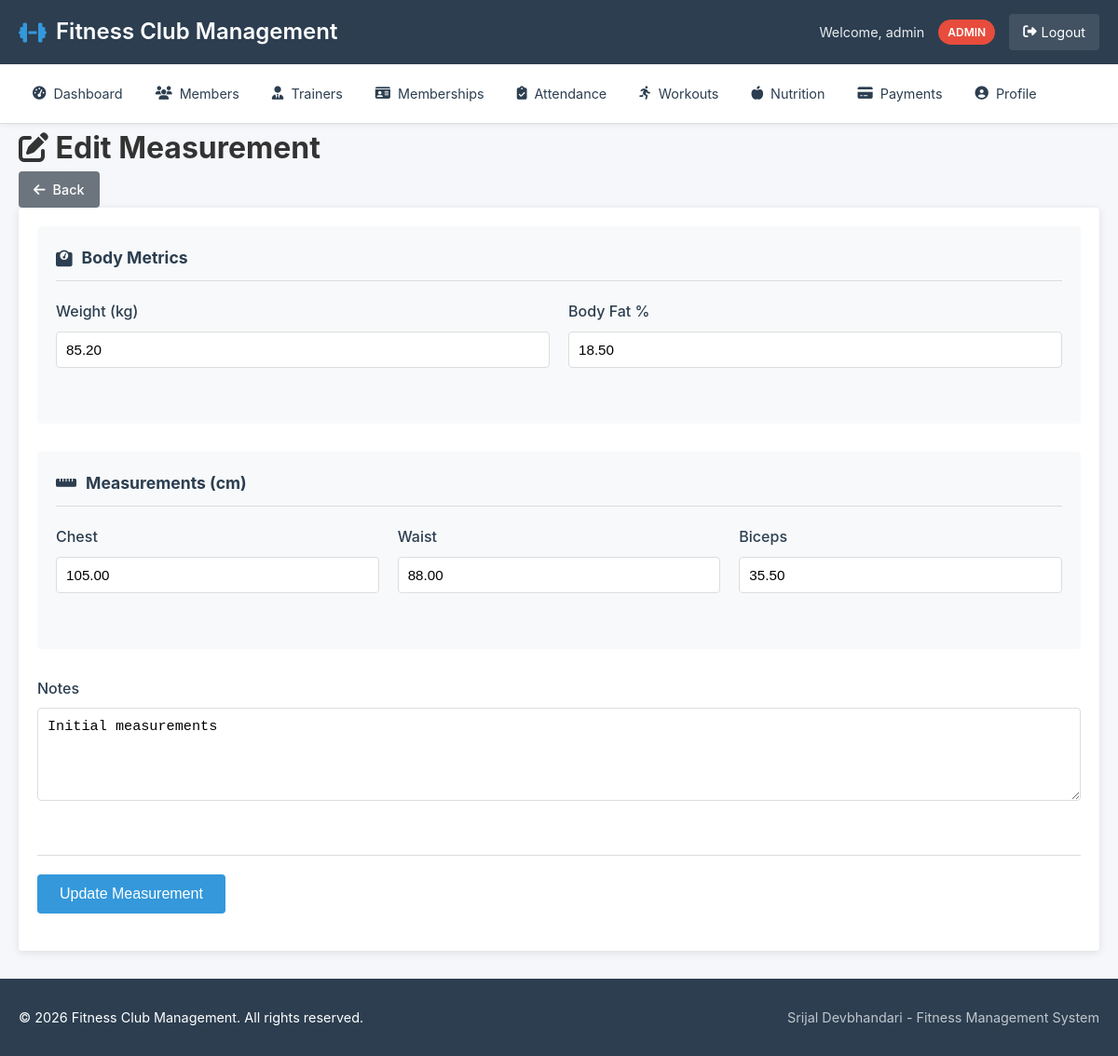
The app's page /progress/edit.php?id=1 (signed in) with its own data.
### tables this page shows
CREATE TABLE progress_logs (
    id INT PRIMARY KEY AUTO_INCREMENT,
    member_id INT NOT NULL,
    weight_kg DECIMAL(5,2),
    body_fat_percentage DECIMAL(4,2),
    chest_cm DECIMAL(5,2),
    waist_cm DECIMAL(5,2),
    hips_cm DECIMAL(5,2),
    biceps_cm DECIMAL(5,2),
    thighs_cm DECIMAL(5,2),
    notes TEXT,
    logged_by INT,
    logged_at TIMESTAMP DEFAULT CURRENT_TIMESTAMP,
    FOREIGN KEY (member_id) REFERENCES members(id) ON DELETE CASCADE,
    FOREIGN KEY (logged_by) REFERENCES users(id),
    INDEX idx_member (member_id)
);

### includes/functions.php (called while the page is built, shortened)
<?php
function has_role($role)
{
    return isset($_SESSION['user_role']) && $_SESSION['user_role'] === $role;
}
function is_admin()
{
    return has_role('admin');
}
function is_staff()
{
    return is_admin() || is_trainer();
}
function e($string)
{
    return htmlspecialchars($string ?? '', ENT_QUOTES, 'UTF-8');
}
?>

### public/progress/edit.php (the view, shortened to what this page needs)
<?php
require_once '../../config/config.php';
require_once '../../includes/functions.php';
$id = isset($_GET['id']) ? (int) $_GET['id'] : 0;
$stmt = $pdo->prepare("SELECT * FROM progress_logs WHERE id = ?");
$stmt->execute([$id]);
$log = $stmt->fetch();
include '../../includes/header.php';
?>
<div class="content-header">
    <h1><i class="fas fa-edit"></i> Edit Measurement</h1>
    <div class="header-actions">
        <a href="index.php<?php echo is_staff() ? '?member_id=' . $log['member_id'] : ''; ?>" class="btn btn-secondary">
            <i class="fas fa-arrow-left"></i> Back
        </a>
    </div>
</div>
<div class="content-card">
    <div class="card-body">
        <form method="POST" action="" class="form-grid">
            <div class="form-section">
                <h3><i class="fas fa-weight"></i> Body Metrics</h3>
                <div class="form-row">
                    <div class="form-group">
                        <label for="weight_kg">Weight (kg)</label>
                        <input type="number" step="0.1" id="weight_kg" name="weight_kg"
                            value="<?php echo e($log['weight_kg']); ?>" required>
                    </div>
                    <div class="form-group">
                        <label for="body_fat_percentage">Body Fat %</label>
                        <input type="number" step="0.1" id="body_fat_percentage" name="body_fat_percentage"
                            value="<?php echo e($log['body_fat_percentage']); ?>">
                    </div>
                </div>
            </div>
            <div class="form-section">
                <h3><i class="fas fa-ruler-horizontal"></i> Measurements (cm)</h3>
                <div class="form-row">
                    <div class="form-group">
                        <label for="chest_cm">Chest</label>
                        <input type="number" step="0.1" id="chest_cm" name="chest_cm"
                            value="<?php echo e($log['chest_cm']); ?>">
                    </div>
                    <div class="form-group">
                        <label for="waist_cm">Waist</label>
                        <input type="number" step="0.1" id="waist_cm" name="waist_cm"
                            value="<?php echo e($log['waist_cm']); ?>">
                    </div>
                    <div class="form-group">
                        <label for="biceps_cm">Biceps</label>
                        <input type="number" step="0.1" id="biceps_cm" name="biceps_cm"
                            value="<?php echo e($log['biceps_cm']); ?>">
                    </div>
                </div>
            </div>
            <div class="form-group full-width">
                <label for="notes">Notes</label>
                <textarea id="notes" name="notes" rows="3"><?php echo e($log['notes']); ?></textarea>
            </div>
            <div class="form-actions">
                <button type="submit" class="btn btn-primary btn-lg">Update Measurement</button>
            </div>
        </form>
    </div>
</div>
<?php include '../../includes/footer.php'; ?>

### assets/css/style.css (style rules this page uses)
* { margin: 0; padding: 0; box-sizing: border-box; }
:root { --primary-color: #2c3e50; --secondary-color: #3498db; --success-color: #27ae60; --warning-color: #f39c12; --danger-color: #e74c3c; --info-color: #2980b9; --light-color: #ecf0f1; --dark-color: #2c3e50; --gray-color: #95a5a6; --border-color: #ddd; --shadow: 0 2px 10px rgba(0, 0, 0, 0.1); --border-radius: 4px; --transition: all 0.3s ease; }
body { font-family: -apple-system, BlinkMacSystemFont, 'Segoe UI', Roboto, Oxygen, Ubuntu, sans-serif; line-height: 1.6; color: #333; background-color: #f5f7fa; min-height: 100vh; display: flex; flex-direction: column; }
.content-card { background: white; border-radius: var(--border-radius); box-shadow: var(--shadow); margin-bottom: 30px; overflow: hidden; }
.card-body { padding: 20px; }
.btn { display: inline-flex; align-items: center; justify-content: center; gap: 8px; padding: 8px 16px; border: none; border-radius: var(--border-radius); font-size: 0.9rem; font-weight: 500; text-decoration: none; cursor: pointer; transition: var(--transition); white-space: nowrap; }
.btn-lg { padding: 12px 24px; font-size: 1rem; }
.btn-primary { background-color: var(--secondary-color); color: white; }
.btn-secondary { background-color: #6c757d; color: white; }
.form-grid { display: flex; flex-direction: column; gap: 30px; }
.form-section { background: #f8f9fa; border-radius: var(--border-radius); padding: 20px; }
.form-section h3 { font-size: 1.1rem; color: var(--dark-color); margin-bottom: 20px; display: flex; align-items: center; gap: 10px; padding-bottom: 10px; border-bottom: 1px solid var(--border-color); }
.form-row { display: grid; grid-template-columns: repeat(auto-fit, minmax(250px, 1fr)); gap: 20px; margin-bottom: 20px; }
.form-group { margin-bottom: 20px; }
.form-group label { display: block; margin-bottom: 8px; font-weight: 500; color: var(--dark-color); display: flex; align-items: center; gap: 8px; }
.form-group input, .form-group select, .form-group textarea { width: 100%; padding: 10px; border: 1px solid var(--border-color); border-radius: var(--border-radius); font-size: 0.95rem; transition: var(--transition); }
.form-group textarea { min-height: 100px; resize: vertical; }
.form-actions { display: flex; gap: 15px; padding: 20px 0; border-top: 1px solid var(--border-color); }

### records on screen
progress_logs: weight_kg "85.20", body_fat_percentage "18.50", chest_cm "105.00", waist_cm "88.00", biceps_cm "35.50", notes "Initial measurements"

### other values on screen
SITE_NAME "Fitness Club Management"
$_SESSION['user_name'] "admin"
$_SESSION['user_role'] "ADMIN"
